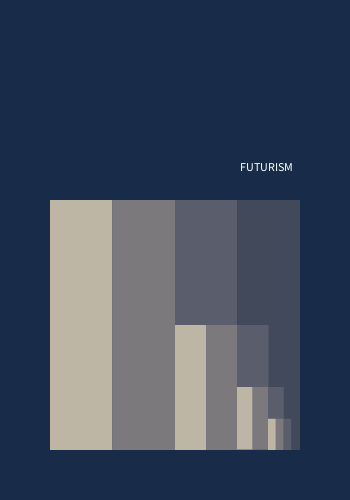
Frame 1 (no input)
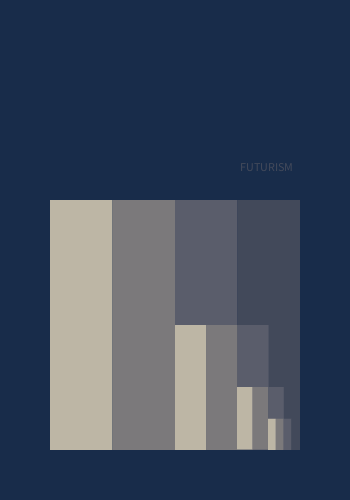
Frame 2 (the mouse pressed at the canvas centre, redrawn once)

The Processing sketch that drew these frames (run headless with seeded random() and noise(); the mouse was pressed at the canvas centre and the sketch redrawn once):

// Processing sketch: processing_96887
// ── processing_96887.pde

/*
Futurismo 16a

A simple sketch inspired by:
http://www.flickr.com/photos/simoncpage/4285309163/in/set-72157623099901702/lightbox/

Made by @ramayac
*/
 
void setup(){
  size(350, 500);
  smooth();
  
  noLoop();
}
 
void draw(){
  background(#182C4A);
 
  stroke(255);
  text("FUTURISM", 240, 171);
  noStroke();
 
  float x1, y1, anch, alt;
  x1 = 50; y1 = 200; anch = 250; alt = 250;
  
  cuadro(x1, y1, anch, alt);
  cuadro(x1+anch*.50, y1+anch*.50, anch/2, alt/2);
  cuadro(x1+anch*.748, y1+anch*.748, anch/4, alt/4);
  cuadro(x1+anch*.872, y1+anch*.875, anch/8, alt/8);
   
}
 
void cuadro(float x1, float y1, float ancho, float alto){
   
  float x2 = ancho/4;
   
  fill(#BDB6A5);
  rect(x1, y1, x2, alto);
  fill(#7B797B);
  rect(x1+x2, y1, x2, alto);
  fill(#5A5D6B); 
  rect(x1+x2*2, y1, x2, alto);
  fill(#42495A);
  rect(x1+x2*3, y1, x2, alto);
}
